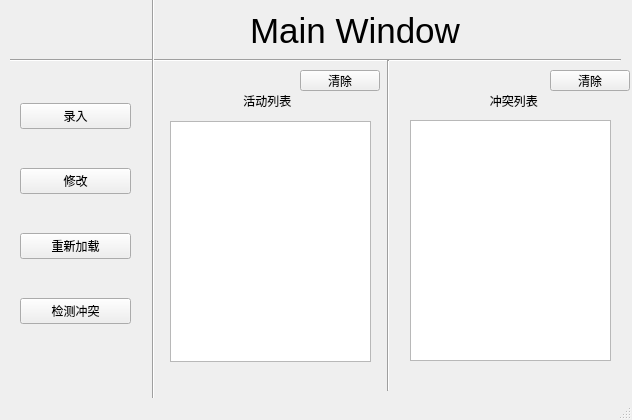
<?xml version="1.0" encoding="UTF-8"?>
<ui version="4.0">
 <class>MainWindow</class>
 <widget class="QMainWindow" name="MainWindow">
  <property name="geometry">
   <rect>
    <x>0</x>
    <y>0</y>
    <width>632</width>
    <height>420</height>
   </rect>
  </property>
  <property name="windowTitle">
   <string>MainWindow</string>
  </property>
  <widget class="QWidget" name="centralwidget">
   <widget class="Line" name="line">
    <property name="geometry">
     <rect>
      <x>10</x>
      <y>50</y>
      <width>611</width>
      <height>21</height>
     </rect>
    </property>
    <property name="orientation">
     <enum>Qt::Horizontal</enum>
    </property>
   </widget>
   <widget class="Line" name="line_2">
    <property name="geometry">
     <rect>
      <x>143</x>
      <y>-90</y>
      <width>20</width>
      <height>491</height>
     </rect>
    </property>
    <property name="orientation">
     <enum>Qt::Vertical</enum>
    </property>
   </widget>
   <widget class="QLabel" name="label">
    <property name="geometry">
     <rect>
      <x>190</x>
      <y>80</y>
      <width>171</width>
      <height>41</height>
     </rect>
    </property>
    <property name="text">
     <string>                活动列表</string>
    </property>
   </widget>
   <widget class="Line" name="line_3">
    <property name="geometry">
     <rect>
      <x>380</x>
      <y>60</y>
      <width>16</width>
      <height>331</height>
     </rect>
    </property>
    <property name="orientation">
     <enum>Qt::Vertical</enum>
    </property>
   </widget>
   <widget class="QLabel" name="label_2">
    <property name="geometry">
     <rect>
      <x>470</x>
      <y>80</y>
      <width>91</width>
      <height>41</height>
     </rect>
    </property>
    <property name="text">
     <string>      冲突列表</string>
    </property>
   </widget>
   <widget class="QLabel" name="label_3">
    <property name="geometry">
     <rect>
      <x>250</x>
      <y>10</y>
      <width>301</width>
      <height>41</height>
     </rect>
    </property>
    <property name="font">
     <font>
      <pointsize>26</pointsize>
      <bold>false</bold>
     </font>
    </property>
    <property name="text">
     <string>Main Window</string>
    </property>
   </widget>
   <widget class="QWidget" name="layoutWidget">
    <property name="geometry">
     <rect>
      <x>20</x>
      <y>70</y>
      <width>111</width>
      <height>291</height>
     </rect>
    </property>
    <layout class="QVBoxLayout" name="verticalLayout">
     <item>
      <widget class="QPushButton" name="loadButton">
       <property name="text">
        <string>录入</string>
       </property>
      </widget>
     </item>
     <item>
      <widget class="QPushButton" name="editButton">
       <property name="text">
        <string>修改</string>
       </property>
      </widget>
     </item>
     <item>
      <widget class="QPushButton" name="reloadButton">
       <property name="text">
        <string>重新加载</string>
       </property>
      </widget>
     </item>
     <item>
      <widget class="QPushButton" name="detectButton">
       <property name="text">
        <string>检测冲突</string>
       </property>
      </widget>
     </item>
    </layout>
   </widget>
   <widget class="QListWidget" name="activitiesListWidget">
    <property name="geometry">
     <rect>
      <x>170</x>
      <y>121</y>
      <width>201</width>
      <height>241</height>
     </rect>
    </property>
   </widget>
   <widget class="QListWidget" name="conflictListWidget">
    <property name="geometry">
     <rect>
      <x>410</x>
      <y>120</y>
      <width>201</width>
      <height>241</height>
     </rect>
    </property>
   </widget>
   <widget class="QPushButton" name="concleanButton">
    <property name="geometry">
     <rect>
      <x>550</x>
      <y>70</y>
      <width>80</width>
      <height>21</height>
     </rect>
    </property>
    <property name="text">
     <string>清除</string>
    </property>
   </widget>
   <widget class="QPushButton" name="actcleanButton">
    <property name="geometry">
     <rect>
      <x>300</x>
      <y>70</y>
      <width>80</width>
      <height>21</height>
     </rect>
    </property>
    <property name="text">
     <string>清除</string>
    </property>
   </widget>
  </widget>
  <widget class="QMenuBar" name="menubar">
   <property name="geometry">
    <rect>
     <x>0</x>
     <y>0</y>
     <width>632</width>
     <height>21</height>
    </rect>
   </property>
  </widget>
  <widget class="QStatusBar" name="statusbar"/>
 </widget>
 <resources/>
 <connections/>
</ui>
